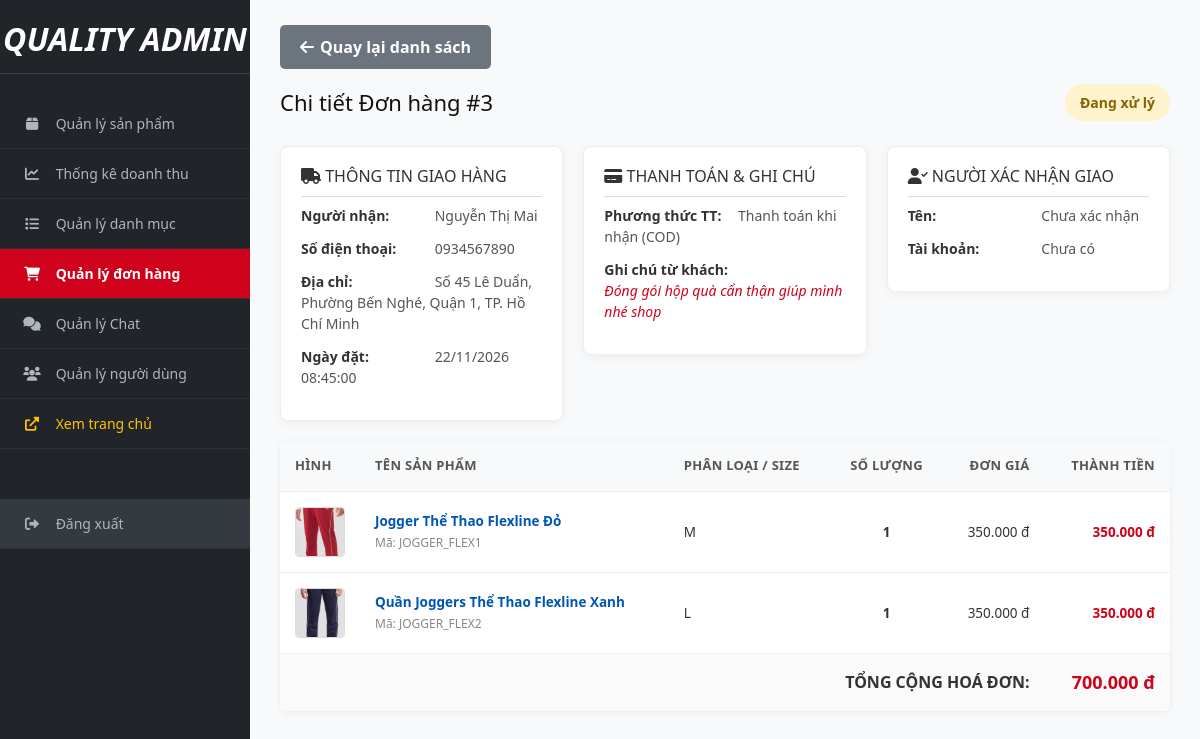
Screenshot of /Admin/ChiTietDonHang.php?id=3 (signed in) with the database file from the repository.
### tables this page shows
CREATE TABLE IF NOT EXISTS `tbl_donhang` (
  `IdDonHang` int(10) NOT NULL AUTO_INCREMENT,
  `IdNguoiDung` int(10) NOT NULL,
  `IdNhanVienTao` int(10),
  `NgayDat` datetime NOT NULL DEFAULT CURRENT_TIMESTAMP,
  `TongTien` int(12) NOT NULL DEFAULT 0,
  `DiaChi` varchar(255) NOT NULL,
  `DienThoai` varchar(50) NOT NULL,
  `TinhTrang` varchar(50) NOT NULL DEFAULT 'Đang xử lý',
  `PhuongThucThanhToan` varchar(50) DEFAULT 'COD',
  `GhiChu` text,
  PRIMARY KEY (`IdDonHang`),
  KEY `IdNguoiDung` (`IdNguoiDung`)
);

CREATE TABLE IF NOT EXISTS `tbl_nguoidung` (
  `IdNguoiDung` int(10) NOT NULL AUTO_INCREMENT,
  `HoTen` varchar(100) NOT NULL,
  `TenDangNhap` varchar(50) NOT NULL,
  `MatKhau` varchar(100) NOT NULL,
  `Email` varchar(100) NOT NULL,
  `DienThoai` varchar(20) NOT NULL,
  `QuyenHan` tinyint(1) NOT NULL DEFAULT '2',  
  `Khoa` tinyint(1) NOT NULL DEFAULT '0',      
  PRIMARY KEY (`IdNguoiDung`)
);

CREATE TABLE IF NOT EXISTS `tbl_chitietdonhang` (
  `IdChiTiet` int(10) NOT NULL AUTO_INCREMENT,
  `IdDonHang` int(10) NOT NULL,
  `IdSanPham` int(10) NOT NULL,
  `KichThuoc` varchar(20) DEFAULT NULL,
  `SoLuong` int(10) NOT NULL,
  `DonGia` int(12) NOT NULL,
  `TongTien` int(12) NOT NULL,
  PRIMARY KEY (`IdChiTiet`),
  KEY `IdDonHang` (`IdDonHang`),
  KEY `IdSanPham` (`IdSanPham`)
);

CREATE TABLE IF NOT EXISTS `tbl_sanpham` (
  `IdSanPham` int(10) NOT NULL AUTO_INCREMENT,
  `MaSanPham` varchar(20) NOT NULL,
  `TenSanPham` varchar(200) NOT NULL,
  `IdDanhMuc` int(10) NOT NULL,
  `GioiTinh` varchar(20) NOT NULL,
  `HinhAnh` varchar(200) NOT NULL,
  `DonGia` int(10) NOT NULL,
  `TiLeGiamGia` int(4) NOT NULL DEFAULT '0',
  `MoTa` text NOT NULL,
  `LuotMua` int(11) NOT NULL DEFAULT '0',
  `LuotXem` int(11) NOT NULL DEFAULT '0',
  PRIMARY KEY (`IdSanPham`),
  KEY `IdDanhMuc` (`IdDanhMuc`)
);

### Admin/ChiTietDonHang.php (the view, shortened to what this page needs)
<?php
require_once 'db.php';
$orderId = (int)$_GET['id'];
$sqlOrder = "SELECT dh.*, nd.HoTen, nd.TenDangNhap, nd.Email, nv.HoTen AS NhanVien_HoTen, nv.TenDangNhap AS NhanVien_TenDangNhap
             FROM tbl_donhang dh
             LEFT JOIN tbl_nguoidung nd ON dh.IdNguoiDung = nd.IdNguoiDung
             LEFT JOIN tbl_nguoidung nv ON dh.IdNhanVienTao = nv.IdNguoiDung
             WHERE dh.IdDonHang = $orderId";
$resOrder = $ket_noi->query($sqlOrder);
$order = $resOrder->fetch_assoc();
$sqlItems = "SELECT ct.*, sp.TenSanPham, sp.HinhAnh, sp.MaSanPham
             FROM tbl_chitietdonhang ct
             JOIN tbl_sanpham sp ON ct.IdSanPham = sp.IdSanPham
             WHERE ct.IdDonHang = $orderId";
$resItems = $ket_noi->query($sqlItems);
?>
<!DOCTYPE html>
<html lang="vi">
<head>
    <link rel="stylesheet" href="https://cdnjs.cloudflare.com/ajax/libs/font-awesome/6.0.0/css/all.min.css">
    <link rel="stylesheet" href="https://cdn.jsdelivr.net/npm/bootstrap@5.3.3/dist/css/bootstrap.min.css">
    <link rel="stylesheet" href="assets/admin.css">
</head>
<body>
<div class="sidebar">
    <h2>QUALITY ADMIN</h2>
    <a href="index.php"><i class="fa fa-box"></i> Quản lý sản phẩm</a>
    <?php if (in_array(($_SESSION['user_role'] ?? 2), [1, 5])): ?>
    <a href="thongke.php"><i class="fa fa-chart-line"></i> Thống kê doanh thu</a>
    <?php endif; ?>
    <?php if (in_array(($_SESSION['user_role'] ?? 2), [1, 3])): ?>
    <a href="QuanLyDanhMuc.php"><i class="fa fa-list"></i> Quản lý danh mục</a>
    <?php endif; ?>
    <a href="QuanLyDonHang.php" class="active"><i class="fa fa-shopping-cart"></i> Quản lý đơn hàng</a>
    <?php if (in_array(($_SESSION['user_role'] ?? 2), [1, 4])): ?>
    <a href="QuanLyChat.php"><i class="fa fa-comments"></i> Quản lý Chat</a>
    <?php endif; ?>
    <?php if (($_SESSION['user_role'] ?? 2) == 1): ?>
    <a href="QuanLyNguoiDung.php"><i class="fa fa-users"></i> Quản lý người dùng</a>
    <?php endif; ?>
    <a href="../TrangTin/index.php" style="color: #ffc107;"><i class="fa fa-external-link-alt"></i> Xem trang chủ</a>
    <a href="dangxuat.php" style="margin-top: 50px; background: #343a40;"><i class="fa fa-sign-out-alt"></i> Đăng xuất</a>
</div>
<div class="main-content">
    <a href="QuanLyDonHang.php" class="btn-back"><i class="fa fa-arrow-left"></i> Quay lại danh sách</a>
    <div class="header-page" style="display: flex; justify-content: space-between; align-items: center;">
        <h1 style="margin: 0;">Chi tiết Đơn hàng #<?= $orderId ?></h1>
        <span style="padding: 8px 15px; border-radius: 20px; font-weight: bold; font-size: 14px;
            background: <?= ($order['TinhTrang']=='Đang giao' ? '#cce5ff' : ($order['TinhTrang']=='Đã giao' ? '#e6f4ea' : ($order['TinhTrang']=='Đang xử lý' ? '#fff3cd' : '#fdecea'))) ?>;
            color: <?= ($order['TinhTrang']=='Đang giao' ? '#004085' : ($order['TinhTrang']=='Đã giao' ? '#1e7e34' : ($order['TinhTrang']=='Đang xử lý' ? '#856404' : '#d0021b'))) ?>;">
            <?= htmlspecialchars($order['TinhTrang']) ?>
        </span>
    </div>
    <div class="detail-container">
        <div class="info-card">
            <h3><i class="fa fa-truck"></i> Thông tin Giao Hàng</h3>
            <div class="info-line"><strong>Người nhận:</strong> <?= htmlspecialchars($order['HoTen'] ?: $order['TenDangNhap'] ?: 'Khách hàng') ?></div>
            <div class="info-line"><strong>Số điện thoại:</strong> <?= htmlspecialchars($order['DienThoai']) ?></div>
            <div class="info-line"><strong>Địa chỉ:</strong> <?= htmlspecialchars($order['DiaChi']) ?></div>
            <div class="info-line"><strong>Ngày đặt:</strong> <?= date('d/m/Y H:i:s', strtotime($order['NgayDat'])) ?></div>
        </div>
        <div class="info-card">
            <h3><i class="fa fa-credit-card"></i> Thanh toán & Ghi chú</h3>
            <div class="info-line"><strong>Phương thức TT:</strong> <?= ($order['PhuongThucThanhToan'] === 'BANK') ? 'Chuyển khoản (BANK)' : 'Thanh toán khi nhận (COD)' ?></div>
            <div class="info-line" style="color: #d0021b;"><strong>Ghi chú từ khách:</strong><br>
                <i><?= nl2br(htmlspecialchars($order['GhiChu'] ?: 'Không có ghi chú')) ?></i>
            </div>
        </div>
        <div class="info-card">
            <h3><i class="fa fa-user-check"></i> Người xác nhận giao</h3>
            <div class="info-line"><strong>Tên:</strong> <?= htmlspecialchars($order['NhanVien_HoTen'] ?: 'Chưa xác nhận') ?></div>
            <div class="info-line"><strong>Tài khoản:</strong> <?= htmlspecialchars($order['NhanVien_TenDangNhap'] ?: 'Chưa có') ?></div>
        </div>
    </div>
    <div class="table-container" style="padding: 0; margin-top: 20px;">
        <table class="table-items">
        <thead>
            <tr>
                <th style="width: 70px;">Hình</th>
                <th>Tên sản phẩm</th>
                <th>Phân loại / Size</th>
                <th style="text-align: center;">Số lượng</th>
                <th style="text-align: right;">Đơn giá</th>
                <th style="text-align: right;">Thành tiền</th>
            </tr>
        </thead>
        <tbody>
            <?php if ($resItems && $resItems->num_rows > 0): ?>
                <?php while ($item = $resItems->fetch_assoc()): ?>
                    <tr class="item-row">
                        <td>
                            <?php $link_anh = str_replace(' ', '%20', $item['HinhAnh']); ?>
                            <img src="../TrangTin/<?= htmlspecialchars($link_anh) ?>" alt="SP">
                        </td>
                        <td>
                            <strong style="color: #0056b3;"><?= htmlspecialchars($item['TenSanPham']) ?></strong><br>
                            <span style="font-size: 12px; color: #888;">Mã: <?= htmlspecialchars($item['MaSanPham'] ?? 'SP') ?></span>
                        </td>
                        <td><?= htmlspecialchars($item['KichThuoc'] ?? 'Mặc định') ?></td>
                        <td style="text-align: center; font-weight: bold;"><?= $item['SoLuong'] ?></td>
                        <td style="text-align: right;"><?= number_format($item['DonGia'], 0, ',', '.') ?> đ</td>
                        <td style="text-align: right; color: #d0021b; font-weight: bold;">
                            <?= number_format($item['TongTien'], 0, ',', '.') ?> đ
                        </td>
                    </tr>
                <?php endwhile; ?>
            <?php else: ?>
                <tr><td colspan="6" style="text-align: center;">Không tải được chi tiết sản phẩm.</td></tr>
            <?php endif; ?>
            <tr class="total-row">
                <td colspan="5" style="text-align: right;">TỔNG CỘNG HOÁ ĐƠN:</td>
                <td style="text-align: right; color: #d0021b; font-size: 18px;"><?= number_format($order['TongTien'], 0, ',', '.') ?> đ</td>
            </tr>
        </tbody>
    </table>
    </div>
    <br><br>
</div>
</body>
</html>

### Admin/assets/admin.css (style rules this page uses)
*, *::before, *::after { box-sizing: border-box; }
html { width: 100%; }
a { text-decoration: none; }
body { margin: 0; padding: 0; font-family: 'Segoe UI', Arial, sans-serif; background: #f8f9fa; color: #333; width: 100%; min-height: 100vh; display: flex; overflow-x: hidden; }
.sidebar { width: 250px; min-width: 250px; flex-shrink: 0; height: 100vh; background: #212529; color: #fff; position: sticky; top: 0; left: 0; padding-top: 20px; overflow-y: auto; z-index: 1000; }
.sidebar h2 { text-align: center; font-style: italic; font-weight: 900; margin-bottom: 25px; border-bottom: 1px solid #3d4144; padding-bottom: 15px; }
.sidebar a { display: block; color: #adb5bd; text-decoration: none; padding: 14px 22px; border-bottom: 1px solid #2c3136; transition: 0.25s ease; font-size: 14px; }
.sidebar a.active, .sidebar a.admin-active { background: #d0021b; color: #fff; font-weight: 600; }
.sidebar i { width: 20px; text-align: center; margin-right: 10px; }
.main-content { flex: 1; min-width: 0; width: 100%; max-width: 100%; padding: 25px 30px; box-sizing: border-box; overflow-x: hidden; }
.header-page { display: flex; justify-content: space-between; align-items: center; margin-bottom: 25px; flex-wrap: wrap; gap: 15px; }
.header-page h1 { margin: 0; font-size: 22px; color: #111; }
.table-container { background: #fff; padding: 20px; border-radius: 8px; box-shadow: 0 1px 6px rgba(0,0,0,0.06); overflow-x: auto; max-width: 100%; width: 100%; box-sizing: border-box; -webkit-overflow-scrolling: touch; }
table { width: 100%; border-collapse: collapse; }
th, td { padding: 12px 10px; text-align: left; border-bottom: 1px solid #eee; font-size: 13.5px; vertical-align: middle; }
th { background: #f8f9fa; color: #495057; text-transform: uppercase; font-size: 11.5px; font-weight: 700; letter-spacing: 0.3px; white-space: nowrap; }

### Admin/ChiTietDonHang.php (style rules this page uses)
*, *::before, *::after { box-sizing: border-box; }
.detail-container { display: flex; gap: 20px; margin-top: 20px; align-items: flex-start; flex-wrap: wrap; }
.info-card { background: #fff; padding: 20px; border-radius: 8px; box-shadow: 0 2px 10px rgba(0,0,0,0.05); flex: 1; min-width: 280px; border: 1px solid #eee; }
.info-card h3 { margin-top: 0; padding-bottom: 10px; border-bottom: 1px solid #ddd; font-size: 16px; text-transform: uppercase; color: #333; }
.info-line { margin-bottom: 12px; font-size: 14px; color: #555; line-height: 1.5; }
.info-line strong { display: inline-block; width: 130px; color: #333; }
.table-items { width: 100%; border-collapse: collapse; background: #fff; border-radius: 8px; min-width: 650px; }
.table-items th, .table-items td { padding: 15px; text-align: left; border-bottom: 1px solid #eee; }
.table-items th { background: #f8f9fa; font-weight: 600; text-transform: uppercase; font-size: 13px; color: #555; }
.item-row img { width: 50px; height: 50px; object-fit: cover; border-radius: 4px; border: 1px solid #ddd; }
.total-row td { font-size: 16px; font-weight: bold; background: #fafafa; }
.btn-back { display: inline-flex; align-items: center; gap: 6px; padding: 10px 20px; background: #6c757d; color: #fff; text-decoration: none; border-radius: 5px; font-weight: bold; margin-bottom: 15px; }

### rows the page displays
tbl_donhang: TinhTrang "Đang xử lý", IdNguoiDung.HoTen "Nguyễn Thị Mai", DienThoai "0934567890", DiaChi "Số 45 Lê Duẩn, Phường Bến Nghé, Quận 1, TP. Hồ Chí Minh", NgayDat "22/11/2026 08:45:00", GhiChu "Đóng gói hộp quà cẩn thận giúp mình nhé shop", TongTien "700.000"
tbl_chitietdonhang: IdSanPham.HinhAnh (picture), IdSanPham.TenSanPham "Jogger Thể Thao Flexline Đỏ", IdSanPham.MaSanPham "JOGGER_FLEX1", KichThuoc "M", SoLuong "1", DonGia "350.000", TongTien "350.000"
tbl_chitietdonhang: IdSanPham.HinhAnh (picture), IdSanPham.TenSanPham "Quần Joggers Thể Thao Flexline Xanh", IdSanPham.MaSanPham "JOGGER_FLEX2", KichThuoc "L", SoLuong "1", DonGia "350.000", TongTien "350.000"

### other values shown
$orderId "3"
$order['NhanVien_HoTen'] ?: 'Chưa xác nhận' "Chưa xác nhận"
$order['NhanVien_TenDangNhap'] ?: 'Chưa có' "Chưa có"
